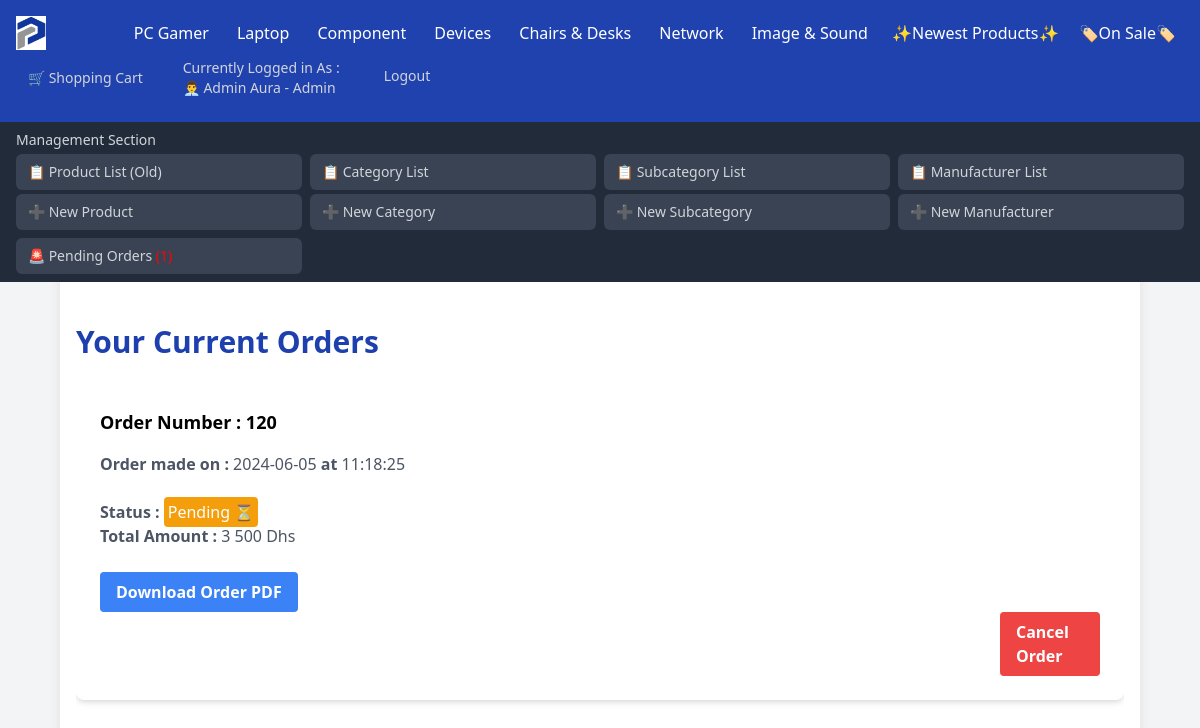
Page /User/User_PendingOrders.php (signed in) on the earlier database version.
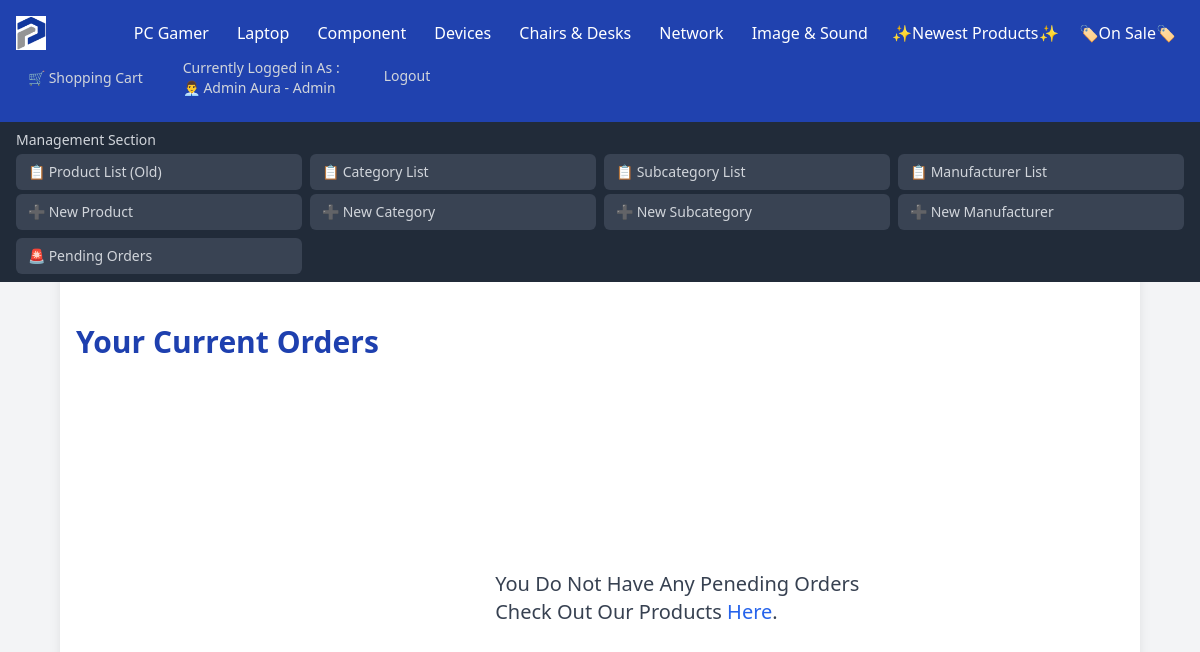
Same page on the later database version.
### tables this page shows
CREATE TABLE `categories` (
  `Category_ID` int NOT NULL AUTO_INCREMENT,
  `Category_Name` varchar(100) DEFAULT 'Unspecified',
  `Category_Desc` varchar(2000) DEFAULT NULL,
  PRIMARY KEY (`Category_ID`),
  UNIQUE KEY `UC_Category_Name` (`Category_Name`),
  UNIQUE KEY `Category_Name` (`Category_Name`)
);

CREATE TABLE `orders` (
  `Order_ID` int NOT NULL AUTO_INCREMENT,
  `Order_Date` timestamp NULL DEFAULT CURRENT_TIMESTAMP,
  `Order_TotalAmount` decimal(10,2) DEFAULT NULL,
  `Order_ShippingAddress` varchar(255) DEFAULT NULL,
  `Order_Status` varchar(255) DEFAULT 'Pending',
  `Order_PaymentMethod` varchar(255) DEFAULT NULL,
  `Order_PhoneNumber` varchar(255) DEFAULT NULL,
  `Order_Notes` text,
  `User_ID` int DEFAULT NULL,
  PRIMARY KEY (`Order_ID`),
  KEY `User_ID` (`User_ID`),
  CONSTRAINT `orders_ibfk_1` FOREIGN KEY (`User_ID`) REFERENCES `users` (`User_ID`)
);

### User/User_PendingOrders.php (the view, shortened to what the changed rows need)
<!DOCTYPE html>
<html lang="en">
<head>
    <?php
    include_once ("../DB_Connexion.php");
    function formatNumber($number)
    {
        return number_format($number, 0, '', ' ');
    }
    $Categories = "SELECT Category_ID, Category_Name FROM Categories ORDER BY Category_ID ASC";
    $pdoCategories = $connexion->prepare($Categories);
    $pdoCategories->execute();
    $Categories = $pdoCategories->fetchAll(PDO::FETCH_ASSOC);
    $Current_User = $_SESSION['User_ID'];
    $bigQuery = "SELECT p.Product_ID, p.Product_Name, p.Product_Picture, o.Order_ID, o.Order_Date, o.Order_TotalAmount, o.Order_Status,
                 oi.OrderItem_Quantity, oi.OrderItem_UnitPrice, u.User_ID
                 FROM Orders o
                 INNER JOIN OrderItems oi ON o.Order_ID = oi.Order_ID
                 INNER JOIN Products p ON oi.Product_ID = p.Product_ID
                 INNER JOIN Users u ON o.User_ID = u.User_ID
                 WHERE o.User_ID = $Current_User ORDER BY Order_ID DESC";
    $pdostmt = $connexion->prepare($bigQuery);
    $pdostmt->execute([]);
    $Orders = $pdostmt->fetchAll(PDO::FETCH_ASSOC);
    $orders = [];
    foreach ($Orders as $Order) {
        $orders[$Order['Order_ID']]['Order_Date'] = $Order['Order_Date'];
        $orders[$Order['Order_ID']]['Order_TotalAmount'] = $Order['Order_TotalAmount'];
        $orders[$Order['Order_ID']]['Order_Status'] = $Order['Order_Status'];
        $orders[$Order['Order_ID']]['User_ID'] = $Order['User_ID'];
        $orders[$Order['Order_ID']]['Products'][] = [
            'Product_Name' => $Order['Product_Name'],
            'Product_Picture' => $Order['Product_Picture'],
            'OrderItem_Quantity' => $Order['OrderItem_Quantity'],
            'OrderItem_UnitPrice' => $Order['OrderItem_UnitPrice']
        ];
    }
    ?>
</head>
<body class="bg-gray-100">
    <nav class="bg-blue-800 text-white">
        <div class="flex flex-wrap justify-between items-center p-4">
            <div class="flex grid-cols-4 gap-1">
                <?php foreach ($Categories as $Category): ?>
                    <?php if ($Category['Category_Name'] !== 'Unspecified'):
                        ?>
                        <div class="relative category">
                            <a href="../?id=<?php echo $Category['Category_ID'] ?>&Type=Category&Name=<?php echo str_replace(' ', '', $Category['Category_Name']) ?>"
                                class="px-3 py-2 hover:bg-gray-700"><?php echo $Category['Category_Name']; ?></a>
                        </div>
                    <?php endif; ?>
                <?php endforeach; ?>
            </div>
        </div>
    </nav>
    <div class="outer-container bg-gray-100 min-h-screen py-8">
        <div class="container mx-auto p-4 bg-white shadow-lg rounded-lg">
            <div class="content-wrapper pt-8">
                <h1 class="text-3xl font-bold mb-6 text-blue-800">Your Current Orders</h1>
                <?php if ($Orders) { ?>
                    <section>
                        <?php foreach ($orders as $orderId => $order):
                            $Date = date('Y-m-d', strtotime($order['Order_Date'])) . ' <b>at</b> ' . date('H:i:s', strtotime($order['Order_Date']));
                            ?>
                            <div class="bg-white shadow-md rounded-lg p-6 mb-6 order-container <?php
                            echo ($order['Order_Status'] === 'Cancelled by User' || $order['Order_Status'] === 'Cancelled by Management') ? 'bg-red-100' : '';
                            ?>">
                                <h4 class="text-lg font-semibold mb-4"><b>Order Number : </b><?php echo $orderId; ?></h4>
                                <p class="text-gray-600 mb-2"><b>Order made on : </b><?php echo $Date; ?></p>
                                <p class="text-gray-600 mt-4 status-paragraph"><b>Status : </b>
                                    <?php
                                    $statusStyles = [
                                        'Completed' => ['bg-green-500', '✅'],
                                        'Pending' => ['bg-yellow-500', '⏳'],
                                        'Processing' => ['bg-blue-500', '🔄'],
                                        'Shipped' => ['bg-purple-500', '📦'],
                                        'Delivered' => ['bg-green-600', '📬'],
                                        'On Hold' => ['bg-yellow-500', '⏸️'],
                                        'Refunded' => ['bg-red-500', '💸'],
                                        'Returned' => ['bg-pink-500', '↩️'],
                                        'Cancelled by User' => ['bg-red-600', '❌'],
                                        'Cancelled by Management' => ['bg-red-700', '🚫']
                                    ];
                                    $orderStatus = $order['Order_Status'];
                                    if (isset($statusStyles[$orderStatus])) {
                                        $style = $statusStyles[$orderStatus][0];
                                        $emoji = $statusStyles[$orderStatus][1];
                                        echo "<span class=\"$style text-white p-1 rounded\">$orderStatus $emoji</span>";
                                    } else {
                                        echo "<span class=\"bg-gray-500 text-white p-1 rounded\">$orderStatus</span>";
                                    }
                                    ?>
                                </p>
                                <p class="text-gray-600"><b>Total Amount :
                                    </b><?php echo formatNumber($order['Order_TotalAmount']); ?> Dhs
                                </p>
                                <div class="mt-4">
                                    <a href="../Order_PDF.php?id=<?php echo $orderId ?>"
                                        class="inline-block mt-2 bg-blue-500 hover:bg-blue-600 text-white font-bold py-2 px-4 rounded transition duration-300 ease-in-out transform hover:scale-105">
                                        Download Order PDF
                                    </a>
                                    <?php if ($order['Order_Status'] == 'Pending'): ?>
                                        <a href="User_CancelOrder.php?id=<?php echo $orderId; ?>"
                                            class="inline-block bg-red-500 hover:bg-red-600 text-white font-bold py-2 px-4 rounded transition duration-300 ease-in-out transform hover:scale-105 mt" style="margin-left : 90% ">
                                            Cancel Order
                                        </a>
                                    <?php endif; ?>
                                </div>
                            <?php endforeach; ?>
                    </section>
                <?php } else { ?>
                    <h1 class="text-xl text-gray-700 CC" id="Empty_Cart">You Do Not Have Any Peneding Orders <br>Check Out
                        Our
                        Products <a class="text-blue-600 hover:underline mb-4 inline-block" href=".././">Here</a>.</h1>
                <?php } ?>
            </div>
        </div>
    </div>
</body>
</html>

Differences in the rows shown:
removed orders: orderId "120", Order_Date "2024-06-05", Order_Date "11:18:25", Order_Status "Pending", Order_Status "⏳", Order_TotalAmount "3 500"
Other differences:
text now shown: "You Do Not Have Any Peneding Orders Check Out Our Products Here ."
